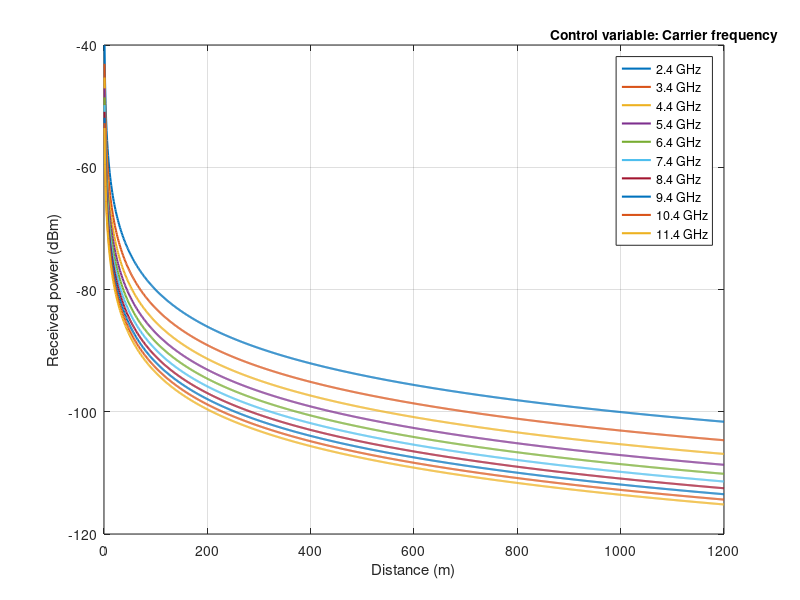

MATLAB code for this plot:
%实验4.1 : 自由空间中视线传播距离与接收功率,控制变量；载波频率

%定义常量
power_tx = 1;          % 发射功率为1mW
frequency_2_4= 2.4e9:1e9:11.4e9;          % 载波频率为2.4 GHz-11.4Ghz
antenna_gain_tx = 1;        % 发射天线增益为1
antenna_gain_rx = 1;        % 接收天线增益为1
c = 299792458;              % 真空中光速 m/s
max_distance = 1200;        % 最大传播距离 m

%初始化变量数组，保存不同传播距离对应的路径损耗与接收功率
distance = 1 : max_distance;           % 传播距离从1m到1200m，间隔1m
path_loss = zeros(size(distance));     % 初始化各传播距离上的路径损耗
power_rx_dbm = zeros(length(frequency_2_4),length(distance));    %初始化各传播距离上的接收功率 dBm

%用循环为每个传播距离计算对应的路径损耗与接收
for i = 1 : length(frequency_2_4)
    for d = 1 : max_distance  % 传播距离d从1m到1200m
        path_loss(i,d) = (4 * pi * distance(d) * frequency_2_4(i)) ^ 2 ... 
            / (antenna_gain_tx * antenna_gain_rx * c ^ 2);  % 计算传播距离为d的路径损耗
        power_rx_dbm(i,d) = 10 * log10(power_tx / path_loss(i,d));  % 计算传播距离为d的接收功率 dBm
    end
end

 
%绘制接收功率与传播距离的关系曲线
%figure;  % 创建一个图形窗口
%Linesystle = ['.','o','x','+','*','.','o','x','+','*','*','s','p','d','h','v'];
for i = 1: length(frequency_2_4)
    plot(distance, power_rx_dbm(i,:),'LineWidth', 1.5);  % 画接收功率随距离变化的曲线
    hold on
end
grid on;  % 打开网格线
xlabel('Distance (m)');  % 创建横轴标注
ylabel('Received power (dBm)');  % 创建纵轴标注
lgd = legend('2.4 GHz','3.4 GHz','4.4 GHz','5.4 GHz','6.4 GHz','7.4 GHz','8.4 GHz','9.4 GHz','10.4 GHz','11.4 GHz');
title(lgd,'Control variable: Carrier frequency');











